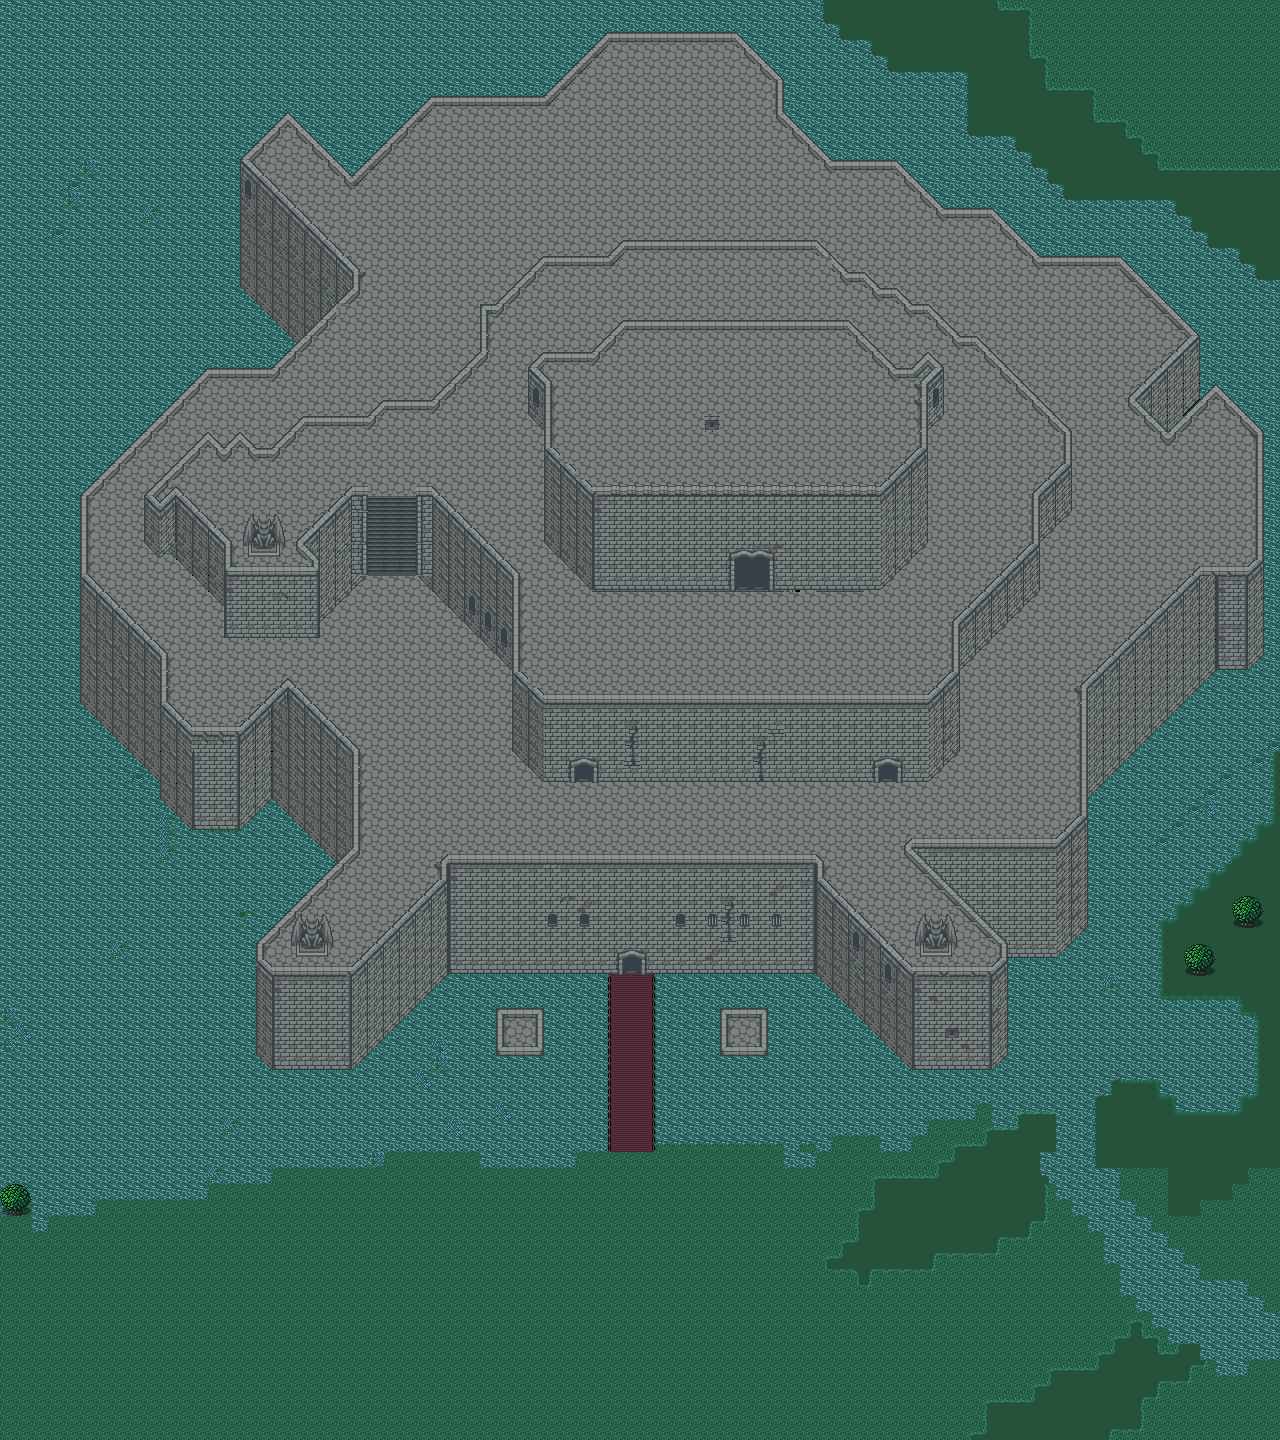

A level layout from a 2D game, rendered from its tile map. Below: a short description, then the map file with tile-grid data replaced by summaries:
An orthogonal 80x90 tile map with 16x16 px tiles, 5 tile layers (Background, Foliage, Floor, Clutter, ...), 4 tilesets and 3 objects.

<map version="1.10" tiledversion="1.10.1" orientation="orthogonal" renderorder="right-down" width="80" height="90" tilewidth="16" tileheight="16" infinite="0" nextlayerid="9" nextobjectid="62">
 <editorsettings>
  <export target="wastetown..tmx" format="tmx" />
 </editorsettings>
 <tileset firstgid="1" source="../../../../common/maps/tileset/main.tsx" />
 <tileset firstgid="10113" source="../../../../common/maps/tileset/buildings.tsx" />
 <tileset firstgid="11905" source="../../../../common/maps/tileset/dungeon/dungeon_bis.tsx" />
 <tileset firstgid="28289" source="../../../../common/maps/tileset/main-nocollide.tsx" />
 <layer id="1" name="Background" width="80" height="90">
  <data>[7200 cells, 7164 non-empty, 45 distinct tile ids]</data>
 </layer>
 <layer id="7" name="Foliage" width="80" height="90">
  <data>[7200 cells, 978 non-empty, 103 distinct tile ids]</data>
 </layer>
 <layer id="2" name="Floor" width="80" height="90">
  <data>[7200 cells, 1193 non-empty, 84 distinct tile ids]</data>
 </layer>
 <layer id="3" name="Clutter" width="80" height="90">
  <properties>
   <property name="spriteLayer" type="bool" value="true" />
  </properties>
  <data>[7200 cells, 1278 non-empty, 86 distinct tile ids]</data>
 </layer>
 <layer id="8" name="AboveClutter" width="80" height="90">
  <data>[7200 cells, 0 non-empty, 0 distinct tile ids]</data>
 </layer>
 <objectgroup id="4" name="Objects" visible="0">
  <object id="38" template="../../../../common/maps/obj/entry_up.tx" x="608.5" y="1295" width="117" height="16">
   <properties>
    <property name="teleport" value="" />
   </properties>
  </object>
  <object id="48" template="../../../../common/maps/obj/treasure.tx" x="208.333" y="520.333"><properties><property name="reward">[
  {
    "type": "card",
    "sourceDeck": "decks/rewards/tier-S.dck",
    "probability": 0.02,
    "count": 2,
    "addMaxCount": 2
  },
  {
    "type": "card",
    "sourceDeck": "decks/rewards/tier-A.dck",
    "probability": 0.1,
    "count": 2,
    "addMaxCount": 2
  },
  {
    "type": "card",
    "sourceDeck": "decks/rewards/tier-B.dck",
    "probability": 0.38,
    "count": 2,
    "addMaxCount": 2
  },
  {
    "type": "card",
    "sourceDeck": "decks/rewards/tier-C.dck",
    "probability": 0.72,
    "count": 2,
    "addMaxCount": 2
  },
  {
    "type": "card",
    "sourceDeck": "decks/rewards/tier-D.dck",
    "probability": 0.54,
    "count": 2,
    "addMaxCount": 2
  },
  {
    "type": "card",
    "sourceDeck": "decks/rewards/tier-E.dck",
    "probability": 0.24,
    "count": 2,
    "addMaxCount": 2
  }
]</property></properties></object>
  <object id="50" template="../../../../common/maps/obj/enemy.tx" x="208.902" y="544.559">
   <properties>
    <property name="enemy" value="High Vampire" />
   </properties>
  </object>
 </objectgroup>
</map>
